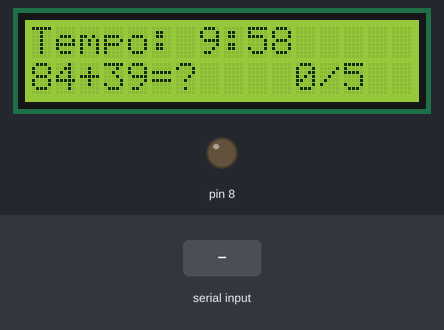
Recording of a sketch running on a simulated Arduino Uno, built with avr-gcc and run on an emulated ATmega328P. Parts: 16×2 character LCD, output pins drawn as LEDs (lit = HIGH). Inputs (shaded band) come from the test bench. Random numbers use the default seed unless the sketch sets one; what the sketch prints to the serial monitor is not drawn.

Above: at 1.3 s.
1.4 s: "90,45\n" received over Serial
At 1.51 s:
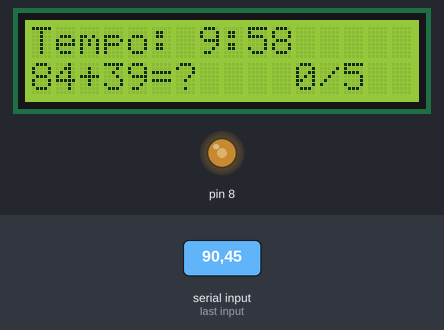
At 2.5 s:
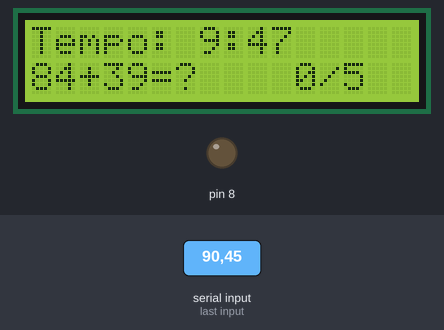
Timing chart, 0 to 4.4 s (numbered marks = the images above; inputs shaded):
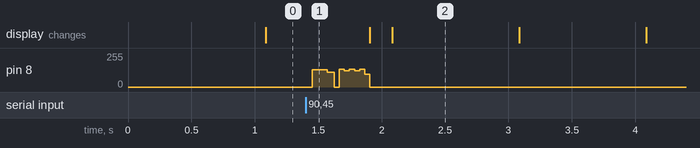

Measured:
- what the display in image 2 shows lasts 1.0 s, from 2.1 s to 3.1 s

The sketch:

gabriel.ino
```cpp
#include <Adafruit_LiquidCrystal.h>
#include <avr/interrupt.h>

// ==========================================
// CONFIGURACOES
// ==========================================

const unsigned int TEMPO_TOTAL = 10 * 60;
const uint8_t TOTAL_CONTAS_FASE1 = 5;

// ==========================================
// VARIAVEIS
// ==========================================

Adafruit_LiquidCrystal lcd(0);

unsigned int tempoRestante = TEMPO_TOTAL;

uint8_t fase = 1;
uint8_t contasCorretas = 0;

uint8_t numeroA = 0;
uint8_t numeroB = 0;
uint16_t resultado = 0;

uint16_t resposta = 0;
bool digitando = false;
bool jogoEncerrado = false;

volatile uint8_t segundosPendentes = 0;

// ==========================================
// TIMER1 - CONTAGEM DO TEMPO
// ==========================================

ISR(TIMER1_COMPA_vect) {
  if (segundosPendentes < 255) {
    segundosPendentes++;
  }
}

void iniciarTimer() {
  TCCR1A = 0;
  TCCR1B = 0;
  TCNT1 = 0;

  OCR1A = 15624;

  // CTC, prescaler 1024
  TCCR1B = (1 << WGM12) |
           (1 << CS12) | (1 << CS10);

  TIMSK1 |= (1 << OCIE1A);
}

// ==========================================
// TIMER2 - BUZZER NO D8
// ==========================================

ISR(TIMER2_COMPA_vect) {
  PINB = (1 << PB0);
}

void tocarNota(uint16_t frequencia,
               unsigned int duracao) {

  if (frequencia == 0) {
    delay(duracao);
    return;
  }

  uint16_t comparacao =
      (F_CPU / (2UL * 128UL * frequencia)) - 1;

  uint8_t estado = SREG;
  cli();

  TCCR2A = 0;
  TCCR2B = 0;
  TCNT2 = 0;

  OCR2A = (uint8_t)comparacao;

  TCCR2A = (1 << WGM21);
  TIMSK2 |= (1 << OCIE2A);

  // Prescaler 128
  TCCR2B = (1 << CS22) | (1 << CS20);

  SREG = estado;

  delay(duracao);

  TCCR2B = 0;
  TIMSK2 &= ~(1 << OCIE2A);
  PORTB &= ~(1 << PB0);
}

void somAcerto() {
  tocarNota(523, 100);
  delay(30);
  tocarNota(659, 100);
  delay(30);
  tocarNota(784, 180);
}

void somErro() {
  tocarNota(392, 160);
  delay(50);
  tocarNota(262, 240);
}

// ==========================================
// ADC - SEMENTE ALEATORIA
// ==========================================

uint16_t lerSemente() {
  ADMUX = (1 << REFS0) | 1;

  ADCSRA = (1 << ADEN) |
           (1 << ADPS2) |
           (1 << ADPS1) |
           (1 << ADPS0);

  ADCSRA |= (1 << ADSC);

  while (ADCSRA & (1 << ADSC)) {
  }

  return ADC;
}

// ==========================================
// DISPLAY
// ==========================================

void mostrarTempo() {
  lcd.setCursor(0, 0);
  lcd.print("Tempo:          ");

  lcd.setCursor(7, 0);

  unsigned int minutos = tempoRestante / 60;
  unsigned int segundos = tempoRestante % 60;

  lcd.print(minutos);
  lcd.print(":");

  if (segundos < 10) {
    lcd.print("0");
  }

  lcd.print(segundos);
}

void mostrarConta() {
  lcd.setCursor(0, 1);
  lcd.print("                ");

  lcd.setCursor(0, 1);
  lcd.print(numeroA);
  lcd.print("+");
  lcd.print(numeroB);
  lcd.print("=?");

  lcd.setCursor(11, 1);
  lcd.print(contasCorretas);
  lcd.print("/");
  lcd.print(TOTAL_CONTAS_FASE1);
}

// ==========================================
// FASE 1 - CONTAS MATEMATICAS
// ==========================================

void gerarConta() {
  numeroA = random(100);
  numeroB = random(100);

  resultado = numeroA + numeroB;

  mostrarConta();

  Serial.println();
  Serial.print("Fase 1 - Conta ");
  Serial.print(contasCorretas + 1);
  Serial.print("/");
  Serial.println(TOTAL_CONTAS_FASE1);

  Serial.print(numeroA);
  Serial.print(" + ");
  Serial.print(numeroB);
  Serial.println(" = ?");
}

void iniciarFase1() {
  fase = 1;
  contasCorretas = 0;

  Serial.println("FASE 1: MATEMATICA");

  gerarConta();
}

void checarConta() {
  if (resposta == resultado) {
    Serial.println("Correto!");

    somAcerto();
    contasCorretas++;

    if (contasCorretas >= TOTAL_CONTAS_FASE1) {
      iniciarFase2();
    } else {
      gerarConta();
    }
  }
  else {
    Serial.println("Incorreto! -10 segundos");

    somErro();

    if (tempoRestante >= 10) {
      tempoRestante -= 10;
    } else {
      tempoRestante = 0;
    }

    mostrarTempo();

    if (tempoRestante == 0) {
      encerrarJogo();
    }
  }
}

// ==========================================
// FASE 2 - FUTURA IMPLEMENTACAO
// ==========================================

void iniciarFase2() {
  fase = 2;

  Serial.println();
  Serial.println("FASE 1 CONCLUIDA!");
  Serial.println("Iniciando fase 2...");

  lcd.clear();
  lcd.setCursor(0, 0);
  lcd.print("Fase 1 completa");
  lcd.setCursor(0, 1);
  lcd.print("Proxima: Fase 2");

  // Implementar a logica da fase 2 aqui
}

// ==========================================
// TEMPO E FIM DE JOGO
// ==========================================

void encerrarJogo() {
  if (jogoEncerrado) {
    return;
  }

  jogoEncerrado = true;

  Serial.println("TEMPO ESGOTADO!");

  lcd.clear();
  lcd.setCursor(0, 0);
  lcd.print("TEMPO ESGOTADO");
  lcd.setCursor(0, 1);
  lcd.print("Fim de jogo!");
}

void atualizarTempo() {
  uint8_t quantidade;

  uint8_t estado = SREG;
  cli();

  quantidade = segundosPendentes;
  segundosPendentes = 0;

  SREG = estado;

  if (jogoEncerrado) {
    return;
  }

  if (quantidade >= tempoRestante) {
    tempoRestante = 0;
  } else {
    tempoRestante -= quantidade;
  }

  if (tempoRestante == 0) {
    encerrarJogo();
  } else if (fase == 1) {
    mostrarTempo();
  }
}

// ==========================================
// SETUP
// ==========================================

void setup() {
  Serial.begin(9600);

  lcd.begin(16, 2);
  lcd.setBacklight(1);

  // Buzzer D8
  DDRB |= (1 << PB0);
  PORTB &= ~(1 << PB0);

  randomSeed(lerSemente());

  iniciarTimer();

  mostrarTempo();
  iniciarFase1();
}

// ==========================================
// LOOP PRINCIPAL
// ==========================================

void loop() {
  if (segundosPendentes > 0) {
    atualizarTempo();
  }

  if (jogoEncerrado) {
    return;
  }

  // Entrada serial apenas na fase 1
  if (fase == 1) {
    while (Serial.available() > 0) {
      char entrada = Serial.read();

      if (entrada >= '0' && entrada <= '9') {
        if (resposta <= 6553) {
          resposta = resposta * 10 +
                    (entrada - '0');
          digitando = true;
        }
      }

      else if (entrada == '\n' ||
               entrada == '\r') {

        if (digitando) {
          Serial.print("Resposta: ");
          Serial.println(resposta);

          checarConta();

          resposta = 0;
          digitando = false;

          break;
        }
      }
    }
  }
}
```
